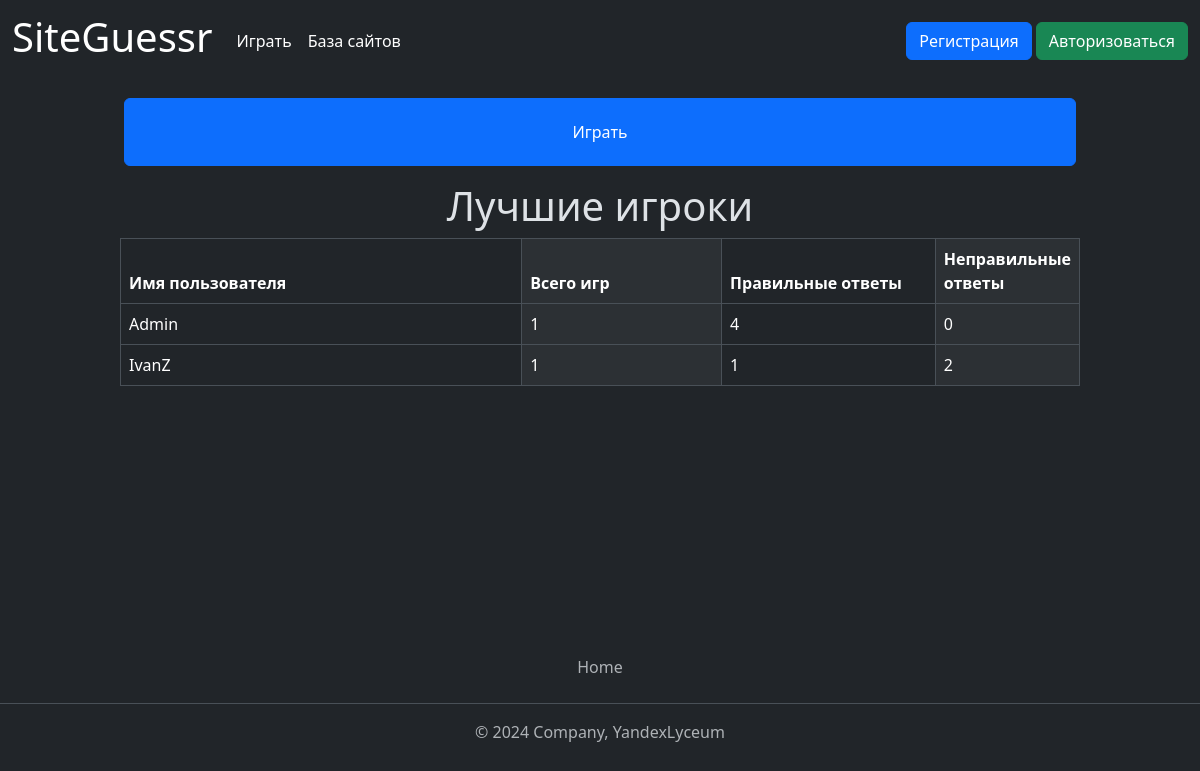
Before: / with the older database file.
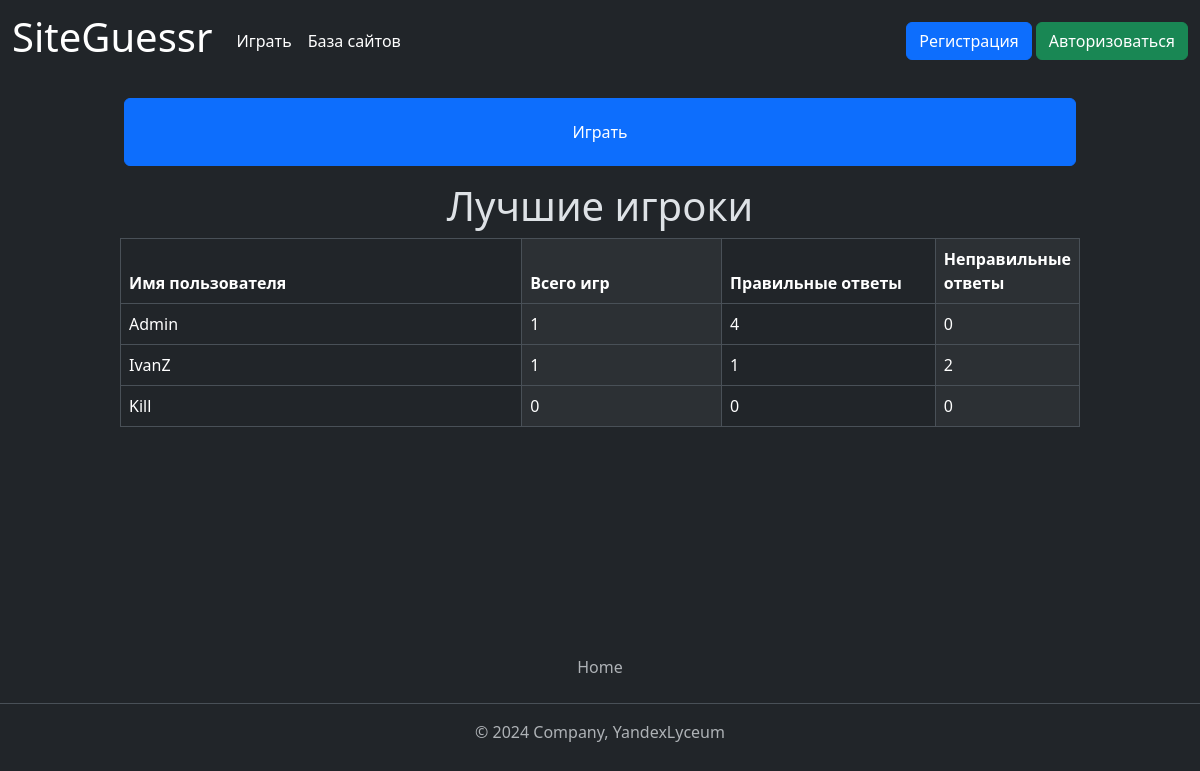
After: the same page with the newer database file.
### data/users.py (models this page shows, shortened)
class User(SqlAlchemyBase, UserMixin, SerializerMixin):
    __tablename__ = 'user'
    id = sqlalchemy.Column(sqlalchemy.Integer,
                           primary_key=True, autoincrement=True)
    login = sqlalchemy.Column(sqlalchemy.String, unique=True, nullable=True)
    description = sqlalchemy.Column(sqlalchemy.String)  # описание
    role = sqlalchemy.Column(sqlalchemy.String, nullable=True, default="newbie")  # роль
    banned = sqlalchemy.Column(sqlalchemy.Boolean, nullable=True, default=False)  # бан
    created_date = sqlalchemy.Column(sqlalchemy.DateTime)
    modified_date = sqlalchemy.Column(sqlalchemy.DateTime)
    hashed_password = sqlalchemy.Column(sqlalchemy.String, nullable=True)
    statistic = orm.relationship("Statistic", back_populates='user', uselist=False)
    games = orm.relationship("Game", back_populates='user')
    website = orm.relationship("Website", back_populates='user')

### data/statistics.py (models this page shows)
class Statistic(SqlAlchemyBase, UserMixin, SerializerMixin):
    __tablename__ = 'statistic'
    id = sqlalchemy.Column(sqlalchemy.Integer,
                           primary_key=True, autoincrement=True)
    user_id = sqlalchemy.Column(sqlalchemy.Integer, sqlalchemy.ForeignKey("user.id"), nullable=True, unique=True)
    total_games = sqlalchemy.Column(sqlalchemy.Integer, nullable=True, default=0)  # общее количество сыгранных игр
    correct_answers = sqlalchemy.Column(sqlalchemy.Integer, nullable=True, default=0)  # количество правильных ответов
    wrong_answers = sqlalchemy.Column(sqlalchemy.Integer, nullable=True, default=0)  # количество неправильных ответов
    average_score = sqlalchemy.Column(sqlalchemy.Integer, nullable=True, default=0)  # средний балл за игру
    best_score = sqlalchemy.Column(sqlalchemy.Integer, nullable=True, default=0)  # лучший счёт
    user = orm.relationship('User')

### main.py (the view)
@app.route("/")
def index():
    db_sess = db_session.create_session()
    params = {"title": "Лучшие игроки",
              "users": [user for user in
                        db_sess.query(User).join(Statistic).filter(User.banned == 0).order_by(
                            desc(Statistic.correct_answers), desc(User.login)).limit(10).all()]}
    return render_template("index.html", **params)

### data/db_session.py (called while the page is built)
def create_session() -> Session:
    global __factory
    return __factory()

### templates/index.html (shortened to what this page needs)
<div class="main-body">
    <div class="row" style="height: 100px">
        <a href="/game_menu" class="h-100 p-3">
            <button class="btn btn-primary w-100 h-100">
                Играть
            </button>
        </a>
    </div>
    <div class="row">
        <h1 class="text-center">Лучшие игроки</h1>
        <div class="container">
            <table class="table table-striped-columns table-bordered ">
                <thead>
                <tr class="">
                    <th class="col-6" scope="col">Имя пользователя</th>
                    <th class="col-3" scope="col">Всего игр</th>
                    <th class="col-3" scope="col">Правильные ответы</th>
                    <th class="col-3" scope="col">Неправильные ответы</th>
                </tr>
                </thead>
                <tbody>
                <tr class="">
                    <td><% user.login %></td>
                    <td><% user.statistic.total_games %></td>
                    <td><% user.statistic.correct_answers %></td>
                    <td><% user.statistic.wrong_answers %></td>
                </tr>
                </tbody>
            </table>
        </div>
    </div>
</div>

### templates/base.html (shortened to what this page needs)
<!DOCTYPE html>
<html lang="ru" data-bs-theme="dark">
<head>
    <link href="https://cdn.jsdelivr.net/npm/bootstrap@5.3.2/dist/css/bootstrap.min.css" rel="stylesheet"
>
    <link rel="stylesheet" type="text/css" href=<% url_for('static', filename='css/style.css') %> />
</head>
<body class="d-flex flex-column min-vh-100">
<header>
    <nav class="navbar navbar-expand">
        <div class="container-fluid">
            <a class="navbar-brand" href="/"><h1> SiteGuessr </h1></a>
            <div class="collapse navbar-collapse" id="navbarNav">
                <ul class="navbar-nav">
                    <li class="nav-item">
                        <a class="nav-link active" aria-current="page" href="/game_menu">Играть</a>
                    </li>
                </ul>
                <ul class="navbar-nav">
                    <li class="nav-item">
                        <a href="/websites" class="nav-link active" aria-current="page">База сайтов</a>
                    </li>
                </ul>
            </div>
            <div>
                <div class="d-grid gap-2 d-md-block">
                    <a class="btn btn-primary" href="/register">Регистрация</a>
                    <a class="btn btn-success" href="/login">Авторизоваться</a>
                </div>
            </div>
        </div>
    </nav>
</header>
<footer class="py-3 my-4 mt-auto">
    <ul class="nav justify-content-center border-bottom pb-3 mb-3">
        <li class="nav-item"><a href="/" class="nav-link px-2 text-muted">Home</a></li>
    </ul>
    <p class="text-center text-muted">© 2024 Company, YandexLyceum</p>
</footer>
</body>
</html>

### static/css/style.css (style rules this page uses)
.main-body { margin-left: 10%; margin-right: 10%; }

Changed rows visible on the page:
added User: login "Kill", statistic.total_games "0", statistic.correct_answers "0", statistic.wrong_answers "0"
